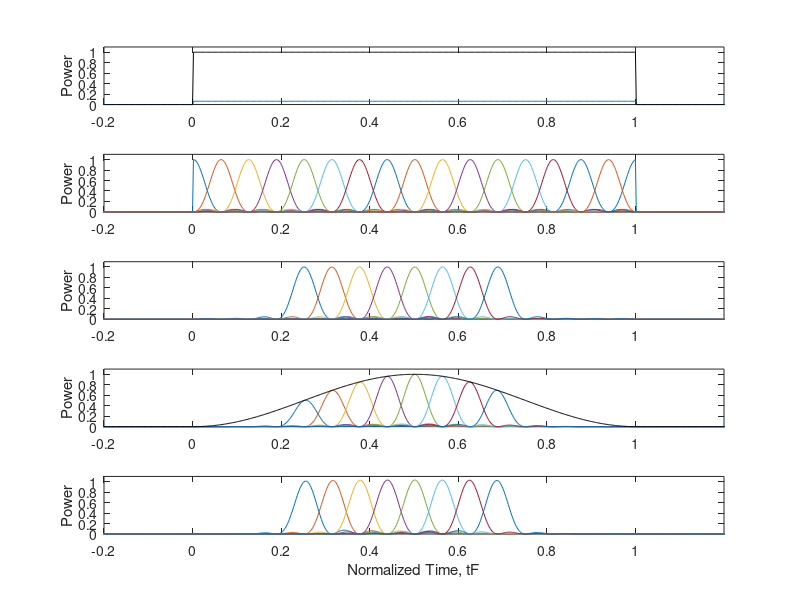

The MATLAB source for this figure:
% =========================================================================   
% (c) 2018 Ronald Nissel, https://www.linkedin.com/in/ronaldnissel/
% =========================================================================       
% This script illustrates the basic idea of pruned DFT spread FBMC by 
% showing the underlying basis pulses. 

% Reproduces Figure 2 of "Pruned DFT Spread FBMC: Low PAPR, Low Latency, 
% High Spectral Efficiency", R. Nissel and M. Rupp, IEEE Transactions on 
% Communications

clear; close all;

%% Parameters
Nfft = 512;          % FFT size
L    = 16;           % Number of subcarrier


%% DFT matrices and RRC window
% Full DFT matrices
W_Nfft = fft(eye(Nfft))/sqrt(Nfft);
W_L    = fft(eye(L))/sqrt(L);

% Pruned DFT matrix
W_LxLo2 = W_L(:,L/4+(1:L/2));

% Root Raised Cosine window
RRCwindow = sqrt( ( cos( 2*pi*( (0:Nfft-1)-Nfft/2 ) .' / Nfft ) + 1 ) ) / sqrt(2);


%% Transmit Matrices
% OFDM
G_OFDM = W_Nfft'*[ eye(L)*sqrt(Nfft/L); zeros(Nfft-L,L) ];

% SC-FDMA, i.e., DFT spread OFDM
G_SCFDMA = G_OFDM*W_L;

% Pruned DFT spread OFDM
G_pDFTsOFDM = G_OFDM*W_LxLo2;

% Pruned DFT spread FBMC (unscaled)
G_pDFTsFBMCunscaled = repmat(RRCwindow,1,L/2).*G_pDFTsOFDM;

% ################## Pruned DFT spread FBMC #########################
G_pDFTsFBMC = G_pDFTsFBMCunscaled*diag(1./sqrt(diag(G_pDFTsFBMCunscaled'*G_pDFTsFBMCunscaled)))*sqrt(Nfft/L);
% ###################################################################


% Add zeros in time for illustration purpose
G_OFDM              = [ zeros(Nfft/4,L);   G_OFDM;              zeros(Nfft/4,L) ];
G_SCFDMA            = [ zeros(Nfft/4,L);   G_SCFDMA;            zeros(Nfft/4,L) ];
G_pDFTsOFDM         = [ zeros(Nfft/4,L/2); G_pDFTsOFDM;         zeros(Nfft/4,L/2) ];
G_pDFTsFBMCunscaled = [ zeros(Nfft/4,L/2); G_pDFTsFBMCunscaled; zeros(Nfft/4,L/2) ];
G_pDFTsFBMC         = [ zeros(Nfft/4,L/2); G_pDFTsFBMC;         zeros(Nfft/4,L/2) ];


%% Plot Results
t = ( -Nfft/4+1 : Nfft+Nfft/4 ) / Nfft;

figure(2);
% OFDM
subplot(5,1,1);
plot(t, abs(G_OFDM(:,1)).^2 ); hold on;   
plot(t, sum(abs(G_OFDM).^2,2) , 'black' ); 
ylabel('Power');
ylim([0 1.1]); xlim([-0.2 1.2]);

% SC-FDMA
subplot(5,1,2);
plot(t, abs(G_SCFDMA).^2 );
ylabel('Power');
ylim([0 1.1]); xlim([-0.2 1.2]);

% Pruned DFT spread OFDM
subplot(5,1,3);
plot(t, abs(G_pDFTsOFDM).^2 );
ylabel('Power');
ylim([0 1.1]); xlim([-0.2 1.2]);

% Pruned DFT spread FBMC (unscaled)
subplot(5,1,4);
plot(t, abs(G_pDFTsFBMCunscaled).^2 ); hold on;
plot(t,abs( [ zeros(Nfft/4,1); RRCwindow ; zeros(Nfft/4,1)] ).^2,'black');
ylabel('Power');
ylim([0 1.1]); xlim([-0.2 1.2]);

% ################## Pruned DFT spread FBMC #########################
subplot(5,1,5);
plot(t, abs(G_pDFTsFBMC).^2 );
ylabel('Power');
xlabel('Normalized Time, tF');
ylim([0 1.1]); xlim([-0.2 1.2]);
% ###################################################################


%% Calculate the SIR for Pruned DFT spread FBMC 
SignalPower       = sum(diag(G_pDFTsFBMC'*G_pDFTsFBMC).^2);
InterferencePower = sum(sum(abs(G_pDFTsFBMC'*G_pDFTsFBMC).^2)) - SignalPower;

SIR_dB = 10*log10(SignalPower./InterferencePower);
disp(['Signal-to-Interference Ratio: ' int2str(SIR_dB) 'dB']);




